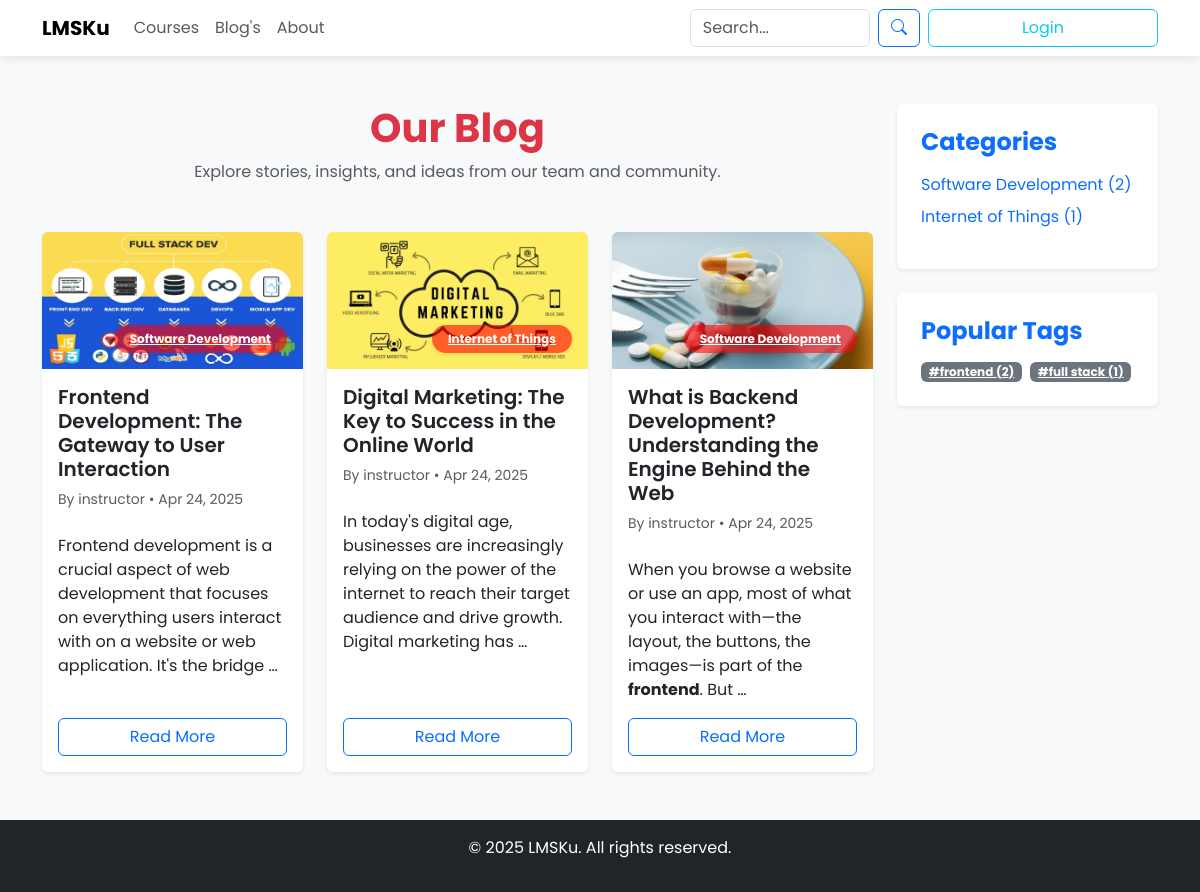
Screenshot of /blog/ with the database file from the repository.
### blog/models.py (models this page shows, shortened)
class BlogPost(models.Model):
    STATUS_CHOICES = (
        ('draft', 'Draft'),
        ('published', 'Published'),
        ('deleted', 'Deleted'),
    )
    title = models.CharField(max_length=200)
    slug = models.SlugField(max_length=200, unique=True)
    content = models.TextField()
    image = models.ImageField(upload_to='blog_images/', blank=True, null=True)
    author = models.ForeignKey(CustomUser, on_delete=models.SET_NULL, null=True)
    category = models.ForeignKey(Category, on_delete=models.SET_NULL, null=True)
    tags = models.ManyToManyField(Tag, blank=True)
    related_courses = models.ManyToManyField(Course, blank=True, related_name='related_posts')
    status = models.CharField(max_length=10, choices=STATUS_CHOICES, default='draft')
    views = models.PositiveIntegerField(default=0)
    date_posted = models.DateTimeField(default=timezone.now)
    date_updated = models.DateTimeField(auto_now=True)
    class Meta:
        ordering = ['-date_posted']

class Tag(models.Model):
    name = models.CharField(max_length=50)
    slug = models.SlugField(max_length=50, unique=True)
    def get_absolute_url(self):
        return reverse('blog:tag-posts', kwargs={'slug': self.slug})

### courses/models.py (models this page shows, shortened)
class Category(models.Model):
    user = models.ForeignKey(CustomUser, on_delete=models.CASCADE)  # Relasi dengan pengguna
    name = models.CharField(max_length=250)
    slug = models.SlugField(unique=True, blank=True, null=True)  # Kolom slug yang unik

### authentication/models.py (models this page shows)
class CustomUser(AbstractUser):
    gen = {
        "male":"male",
        "female":"female",
    }
    edu = {
        "Basic":"Basic",
        "Secondary":"Secondary",
        "Higher":"Higher",
        "Diploma":"Diploma",
        "Bachelor's":"Bachelor",
        "Master":"Master",
        "Doctorate":"Doctorate",
    }
    choice_country = [
        ('af', 'Afganistan'),
        ('al', 'Albania'),
        ('dz', 'Aljazair'),
        ('ad', 'Andorra'),
        ('ao', 'Angola'),
        ('ar', 'Argentina'),
        ('am', 'Armenia'),
        ('au', 'Australia'),
        ('at', 'Austria'),
        ('az', 'Azerbaijan'),
        ('bs', 'Bahama'),
        ('bh', 'Bahrain'),
        ('bd', 'Bangladesh'),
        ('bb', 'Barbados'),
        ('by', 'Belarusia'),
        ('be', 'Belgia'),
        ('bz', 'Belize'),
        ('bj', 'Benin'),
        ('bt', 'Bhutan'),
        ('bo', 'Bolivia'),
        ('ba', 'Bosnia dan Herzegovina'),
        ('bw', 'Botswana'),
        ('br', 'Brasil'),
        ('bn', 'Brunei'),
        ('bg', 'Bulgaria'),
        ('bf', 'Burkina Faso'),
        ('bi', 'Burundi'),
        ('kh', 'Kamboja'),
        ('cm', 'Kamerun'),
        ('ca', 'Kanada'),
        ('cv', 'Cape Verde'),
        ('cf', 'Republik Afrika Tengah'),
        ('td', 'Chad'),
        ('cl', 'Cile'),
        ('cn', 'Cina'),
        ('co', 'Kolombia'),
        ('km', 'Komoro'),
        ('cd', 'Republik Demokratik Kongo'),
        ('cg', 'Kongo'),
        ('cr', 'Kosta Rika'),
        ('hr', 'Kroasia'),
        ('cu', 'Kuba'),
        ('cy', 'Siprus'),
        ('cz', 'Ceko'),
        ('ci', 'Pantai Gading'),
        ('dk', 'Denmark'),
        ('dj', 'Djibouti'),
        ('dm', 'Dominika'),
        ('do', 'Republik Dominika'),
        ('ec', 'Ekuador'),
        ('eg', 'Mesir'),
        ('sv', 'El Salvador'),
        ('gq', 'Guinea Khatulistiwa'),
        ('er', 'Eritrea'),
        ('ee', 'Estonia'),
        ('et', 'Etiopia'),
        ('fj', 'Fiji'),
        ('fi', 'Finlandia'),
        ('fr', 'Perancis'),
        ('ga', 'Gabon'),
        ('gm', 'Gambia'),
        ('ge', 'Georgia'),
        ('de', 'Jerman'),
        ('gh', 'Ghana'),
        ('gr', 'Yunani'),
        ('gt', 'Guatemala'),
        ('gn', 'Guinea'),
        ('gw', 'Guinea-Bissau'),
        ('gy', 'Guyana'),
        ('ht', 'Haiti'),
        ('hn', 'Honduras'),
        ('hu', 'Hongaria'),
        ('is', 'Islandia'),
        ('in', 'India'),
        ('id', 'Indonesia'),
        ('ir', 'Iran'),
        ('iq', 'Irak'),
        ('ie', 'Irlandia'),
        ('il', 'Israel'),
        ('it', 'Italia'),
        ('jm', 'Jamaika'),
        ('jp', 'Jepang'),
        ('jo', 'Yordania'),
        ('kz', 'Kazakhstan'),
        ('ke', 'Kenya'),
        ('ki', 'Kiribati'),
        ('kr', 'Korea Selatan'),
        ('kw', 'Kuwait'),
        ('kg', 'Kirgizstan'),
        ('la', 'Laos'),
        ('lv', 'Latvia'),
        ('lb', 'Libanon'),
        ('ls', 'Lesotho'),
        ('lr', 'Liberia'),
        ('ly', 'Libya'),
        ('li', 'Liechtenstein'),
        ('lt', 'Lituania'),
        ('lu', 'Luxembourg'),
        ('mk', 'Makedonia Utara'),
        ('mg', 'Madagaskar'),
        ('mw', 'Malawi'),
        ('my', 'Malaysia'),
        ('mv', 'Maladewa'),
        ('ml', 'Mali'),
        ('mt', 'Malta'),
        ('mh', 'Kepulauan Marshall'),
        ('mr', 'Mauritania'),
        ('mu', 'Mauritius'),
        ('mx', 'Meksiko'),
        ('fm', 'Micronesia'),
        ('md', 'Moldova'),
        ('mc', 'Monako'),
        ('mn', 'Mongolia'),
        ('me', 'Montenegro'),
        ('ma', 'Maroko'),
        ('mz', 'Mozambik'),
        ('mm', 'Myanmar'),
        ('na', 'Namibia'),
        ('np', 'Nepal'),
        ('nl', 'Belanda'),
        ('nz', 'Selandia Baru'),
        ('ni', 'Nikaragua'),
        ('ne', 'Niger'),
        ('ng', 'Nigeria'),
        ('no', 'Norwegia'),
        ('om', 'Oman'),
        ('pk', 'Pakistan'),
        ('pw', 'Palau'),
        ('pa', 'Panama'),
        ('pg', 'Papua Nugini'),
        ('py', 'Paraguay'),
        ('pe', 'Peru'),
        ('ph', 'Filipina'),
        ('pl', 'Polandia'),
        ('pt', 'Portugal'),
        ('qa', 'Qatar'),
        ('ro', 'Rumania'),
        ('ru', 'Rusia'),
        ('rw', 'Rwanda'),
        ('ws', 'Samoa'),
        ('st', 'São Tomé dan Príncipe'),
        ('sa', 'Arab Saudi'),
        ('sn', 'Senegal'),
        ('rs', 'Serbia'),
        ('sc', 'Seychelles'),
        ('sl', 'Sierra Leone'),
        ('sg', 'Singapura'),
        ('sk', 'Slovakia'),
        ('si', 'Slovenia'),
        ('sb', 'Kepulauan Solomon'),
        ('so', 'Somalia'),
        ('za', 'Afrika Selatan'),
        ('es', 'Spanyol'),
        ('lk', 'Sri Lanka'),
        ('sd', 'Sudan'),
        ('sr', 'Suriname'),
        ('se', 'Swedia'),
        ('ch', 'Swiss'),
        ('sy', 'Suriah'),
        ('tw', 'Taiwan'),
        ('tj', 'Tajikistan'),
        ('tz', 'Tanzania'),
        ('th', 'Thailand'),
        ('tl', 'Timor Leste'),
        ('tg', 'Togo'),
        ('to', 'Tonga'),
        ('tt', 'Trinidad dan Tobago'),
        ('tn', 'Tunisia'),
        ('tr', 'Turki'),
        ('tm', 'Turkmenistan'),
        ('ug', 'Uganda'),
        ('ua', 'Ukraina'),
        ('ae', 'Uni Emirat Arab'),
        ('gb', 'Inggris'),
        ('us', 'Amerika Serikat'),
        ('uy', 'Uruguay'),
        ('uz', 'Uzbekistan'),
        ('vu', 'Vanuatu'),
        ('va', 'Vatikans'),
        ('ve', 'Venezuela'),
        ('vn', 'Vietnam'),
        ('ye', 'Yaman'),
        ('zm', 'Zambia'),
        ('zw', 'Zimbabwe'),
        ('ps', 'Palestina')  # Palestina ditambahkan
    ]
    email = models.EmailField(_("email address"), unique=True)  # Menambahkan unique=True
    phone = models.CharField(max_length=20, blank=True, null=True)
    gender = models.CharField(max_length=10, choices=[('M', 'Male'), ('F', 'Female')], blank=True, null=True)
    country = models.CharField(
        max_length=2,
        choices=choice_country,
        null=True,  # Mengizinkan nilai null di database
        blank=True,  # Mengizinkan form kosong
        default='id'  # Indonesia sebagai default
    )
    birth = models.DateField(null=True, blank=True)
    photo = models.ImageField(upload_to='profile_pics/', blank=True, null=True)
    address = models.TextField(blank=True, null=True)
    hobby = models.CharField(_("hobby"), max_length=150, blank=True)
    education = models.CharField(_("education"), max_length=10, choices=edu,blank=True)
    gender = models.CharField(_("gender"), max_length=8, choices=gen,blank=True)
    university = models.ForeignKey(Universiti, on_delete=models.CASCADE, blank=True, null=True, verbose_name=_("university"))
    tiktok = models.CharField(_("tiktok"), max_length=200, blank=True)
    youtube = models.CharField(_("youtube"), max_length=200, blank=True)
    facebook = models.CharField(_("facebook"), max_length=200, blank=True)
    instagram = models.CharField(_("instagram"), max_length=200, blank=True)
    linkedin = models.CharField(_("linkedin"), max_length=200, blank=True)
    twitter = models.CharField(_("twitter"), max_length=200, blank=True)
    is_member = models.BooleanField(_("member status"), default=False, help_text=_("Designates whether the user can log into this admin member."))
    is_subscription = models.BooleanField(_("subscription status"), default=False, help_text=_("Designates whether the user can log into this admin subscription."))
    is_instructor = models.BooleanField(_("instructor status"), default=False, help_text=_("Designates whether the user can log into this admin instructor."))
    is_partner = models.BooleanField(_("partner status"), default=False, help_text=_("Designates whether the user can log into this admin partner."))
    is_audit = models.BooleanField(_("audit status"), default=False, help_text=_("Designates whether the user can log into this admin audit."))
    is_learner = models.BooleanField(_("learner status"), default=True, help_text=_("Designates whether the user can log into this admin learner."))
    is_note = models.BooleanField(_("note status"), default=False, help_text=_("Designates whether the user can log into this admin note."))
    EMAIL_FIELD = "email"
    USERNAME_FIELD = "email"
    REQUIRED_FIELDS = ["username"]
    def __str__(self):
        return self.username

### blog/views.py (the view)
# urls.py: path('blog/', views.BlogListView.as_view(), name='blog-list'),
class BlogListView(ListView):
    model = BlogPost
    template_name = 'blog/blog_list.html'
    context_object_name = 'posts'
    paginate_by = 6
    def get_queryset(self):
        return BlogPost.objects.filter(status='published').order_by('-date_posted')
    def get_context_data(self, **kwargs):
        context = super().get_context_data(**kwargs)
        categories = CourseCategory.objects.filter(blogpost__status='published').distinct()
        context['categories'] = [
            {
                'category': cat,
                'post_count': cat.blogpost_set.filter(status='published').count(),
                'url': reverse('blog:category-posts', kwargs={'slug': cat.slug})  # Sekarang menghasilkan /blog/category/<slug>/
            }
            for cat in categories
        ]
        tags = Tag.objects.filter(blogpost__status='published').distinct()
        context['tags'] = [
            {'tag': tag, 'post_count': tag.blogpost_set.filter(status='published').count()}
            for tag in tags
        ]
        return context

### templates/blog/blog_list.html (shortened to what this page needs)
{% extends 'home/base.html' %}
{% load static blog_filters %}
{% block content %}
<section class="py-5 bg-light">
  <div class="container">
    <div class="row">
      <div class="col-lg-9">
        <div class="text-center mb-5">
          <h1 class="fw-bold text-danger">
            {% if current_category %}
              {{ current_category.name }}
            {% elif current_tag %}
              Posts tagged "{{ current_tag.name }}"
            {% else %}
              Our Blog
            {% endif %}
          </h1>
          <p class="text-muted">Explore stories, insights, and ideas from our team and community.</p>
        </div>
        <div class="row g-4">
          {% for post in posts %}
          <div class="col-md-4">
            <div class="card border-0 shadow-sm h-100">
              <div class="position-relative">
                {% if post.image %}
                  <img src="{{ post.image.url }}" class="img-fluid w-100 rounded-top" alt="{{ post.title|truncatewords:6 }}">
                {% endif %}
                {% if post.category %}
                  <a href="{% url 'blog:category-posts' slug=post.category.slug %}"
                     class="badge text-white position-absolute bottom-0 end-0 m-3 px-3 py-2 shadow-sm rounded-pill d-inline-block"
                     style="background-color: rgba(255, 0, 0, 0.6); max-width: 75%; white-space: nowrap; overflow: hidden; text-overflow: ellipsis;">
                    {{ post.category.name }}
                  </a>
                {% endif %}
              </div>
              <div class="card-body d-flex flex-column">
                <h5 class="card-title fw-semibold">
                  <a href="{% url 'blog:blog-detail' slug=post.slug %}" class="text-dark text-decoration-none">
                    {{ post.title|truncatewords:10 }}
                  </a>
                </h5>
                <p class="small text-muted mb-2">
                  By {{ post.author|default:"Unknown" }} • {{ post.date_posted|date:"M d, Y" }}
                </p>
                <p class="card-text text-muted">{{ post.content|safe|truncatewords:25 }}</p>
                <div class="mt-auto">
                  <a href="{% url 'blog:blog-detail' slug=post.slug %}" class="btn btn-outline-primary w-100">Read More</a>
                </div>
              </div>
            </div>
          </div>
          {% empty %}
          <div class="col-12">
            <div class="alert alert-warning text-center">No posts found in this section.</div>
          </div>
          {% endfor %}
        </div>
      </div>
      <div class="col-lg-3">
        <div class="mb-4 p-4 bg-white rounded shadow-sm">
          <h4 class="fw-bold mb-3 text-primary">Categories</h4>
          <ul class="list-unstyled">
            {% for cat_data in categories %}
              <li class="mb-2">
                <a href="{{ cat_data.url }}" class="text-decoration-none {% if current_category == cat_data.category %}fw-bold text-dark{% endif %}">
                  {{ cat_data.category.name }} ({{ cat_data.post_count }})
                </a>
              </li>
            {% empty %}
              <li class="text-muted">No categories available.</li>
            {% endfor %}
          </ul>
        </div>
        <div class="p-4 bg-white rounded shadow-sm">
          <h4 class="fw-bold mb-3 text-primary">Popular Tags</h4>
          <div class="d-flex flex-wrap gap-2">
            {% for tag_data in tags %}
              <a href="{{ tag_data.tag.get_absolute_url }}" class="badge bg-secondary text-white">
                #{{ tag_data.tag.name }} ({{ tag_data.post_count }})
              </a>
            {% empty %}
              <span class="text-muted">No tags available.</span>
            {% endfor %}
          </div>
        </div>
      </div>
    </div>
  </div>
</section>
{% endblock %}

### templates/home/base.html (style rules this page uses)
body { font-family: 'Poppins', sans-serif; background-color: #f8f9fa; min-height: 100vh; display: flex; flex-direction: column; }
.card { border: none; transition: transform 0.3s; }

### rows the page displays
BlogPost: image (picture), category.name "Software Development", title "Frontend Development: The Gateway to User Interaction", author "instructor", date_posted "Apr 24, 2025", content "Frontend development is a crucial aspect of web development that focuses on everything users interact with on a website or web application. It's the bridge …"
BlogPost: image (picture), category.name "Internet of Things", title "Digital Marketing: The Key to Success in the Online World", author "instructor", date_posted "Apr 24, 2025", content "In today's digital age, businesses are increasingly relying on the power of the internet to reach their target audience and drive growth. Digital marketing has …"
BlogPost: image (picture), category.name "Software Development", title "What is Backend Development? Understanding the Engine Behind the Web", author "instructor", date_posted "Apr 24, 2025", content "When you browse a website or use an app, most of what you interact with—the layout, the buttons, the images—is part of the frontend . But …"
Category: category.name "Software Development", post_count "2"
Category: category.name "Internet of Things", post_count "1"
Tag: tag.name "frontend", post_count "2"
Tag: tag.name "full stack", post_count "1"
